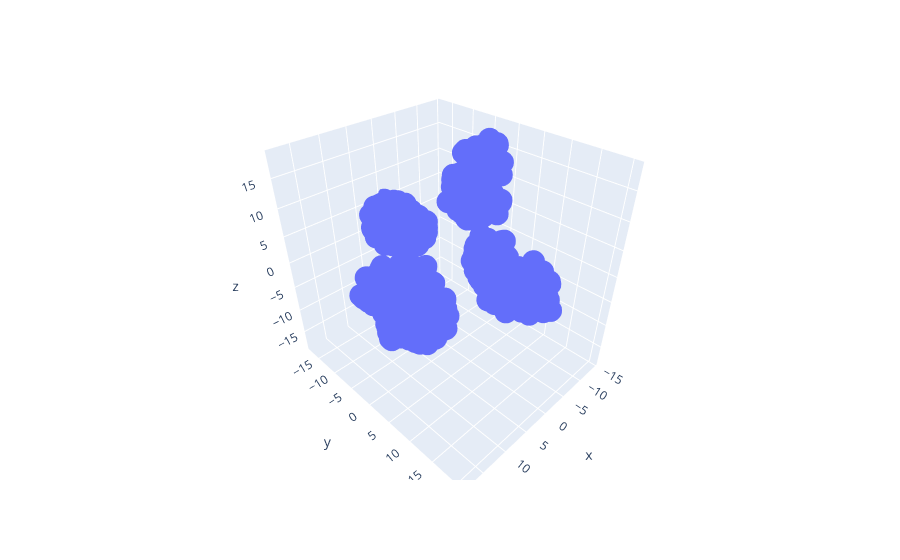

Notebook source saved alongside this figure:
### Code cell
fig3d = px.scatter_3d(df3d, x="x", y="y", z="z", hover_data=["card"])
fig3d.show()

### Figure 1 — Plotly figure (JSON) as saved in the notebook; plotly's stock layout.template omitted (floating-point values rounded to 4 significant figures; data arrays with more than 128 entries replaced by an {"elided": "..."} marker saying what was removed)
{"data": [{"customdata": {"elided": "1373x1 str values"}, "hovertemplate": "x=%{x}<br>y=%{y}<br>z=%{z}<br>card=%{customdata[0]}<extra></extra>", "legendgroup": "", "marker": {"color": "#636efa", "symbol": "circle"}, "mode": "markers", "name": "", "scene": "scene", "showlegend": false, "type": "scatter3d", "x": {"elided": "1373 float values"}, "y": {"elided": "1373 float values"}, "z": {"elided": "1373 float values"}}], "layout": {"legend": {"tracegroupgap": 0}, "margin": {"t": 60}, "scene": {"domain": {"x": [0, 1], "y": [0, 1]}, "xaxis": {"title": {"text": "x"}}, "yaxis": {"title": {"text": "y"}}, "zaxis": {"title": {"text": "z"}}}}}
